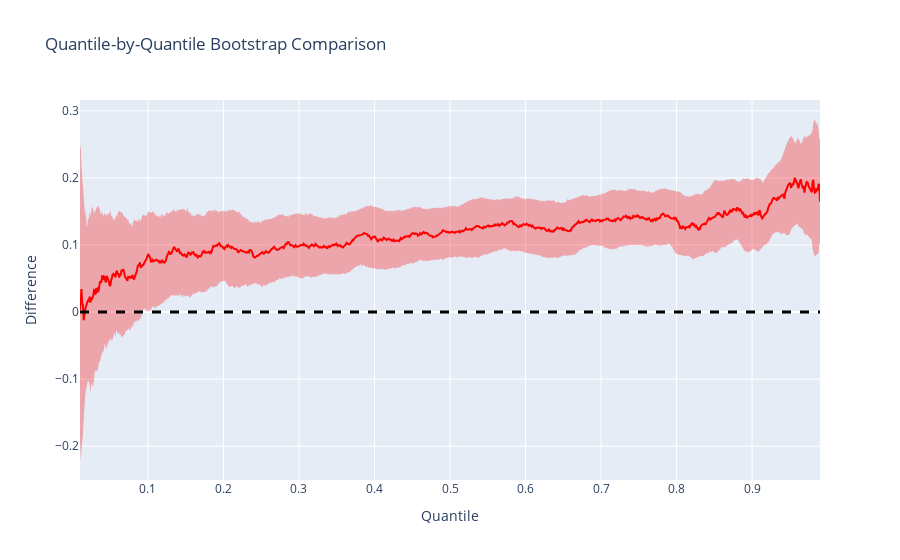

The code cell stored with this chart in its notebook:
### Code cell
fb.quantile_bootstrap_plot(sample_1, sample_2, n_step=1000)

### Figure 1 — Plotly figure (JSON) as saved in the notebook; plotly's stock layout.template omitted (floating-point values rounded to 4 significant figures; data arrays with more than 128 entries replaced by an {"elided": "..."} marker saying what was removed)
{"data": [{"customdata": {"elided": "1000x2 mixed values"}, "hovertemplate": "Quantile: %{x:.3f}<br>Difference: %{y:.3f}<br>P-value: %{customdata[0]:.4f}<br>Significant: %{customdata[1]}", "line": {"color": "red", "width": 2}, "mode": "lines", "name": "Difference", "type": "scatter", "x": {"elided": "1000 float values"}, "y": {"elided": "1000 float values"}}, {"customdata": {"elided": "1000x2 mixed values"}, "fillcolor": "rgba(255, 0, 0, 0.3)", "hovertemplate": "Quantile: %{x:.3f}<br>Difference: %{y:.3f}<br>P-value: %{customdata[0]:.4f}<br>Significant: %{customdata[1]}", "line": {"width": 0}, "mode": "lines", "name": "Confidence Band Upper", "showlegend": false, "type": "scatter", "x": {"elided": "1000 float values"}, "y": {"elided": "1000 float values"}}, {"customdata": {"elided": "1000x2 mixed values"}, "fill": "tonexty", "fillcolor": "rgba(255, 0, 0, 0.3)", "hovertemplate": "Quantile: %{x:.3f}<br>Difference: %{y:.3f}<br>P-value: %{customdata[0]:.4f}<br>Significant: %{customdata[1]}", "line": {"width": 0}, "mode": "lines", "name": "Confidence Band Lower", "showlegend": false, "type": "scatter", "x": {"elided": "1000 float values"}, "y": {"elided": "1000 float values"}}], "layout": {"hovermode": "x unified", "shapes": [{"line": {"color": "black", "dash": "dash", "width": 3}, "type": "line", "x0": 0, "x1": 1, "xref": "x domain", "y0": 0, "y1": 0, "yref": "y"}], "showlegend": false, "title": {"text": "Quantile-by-Quantile Bootstrap Comparison"}, "xaxis": {"title": {"text": "Quantile"}}, "yaxis": {"title": {"text": "Difference"}}}}
